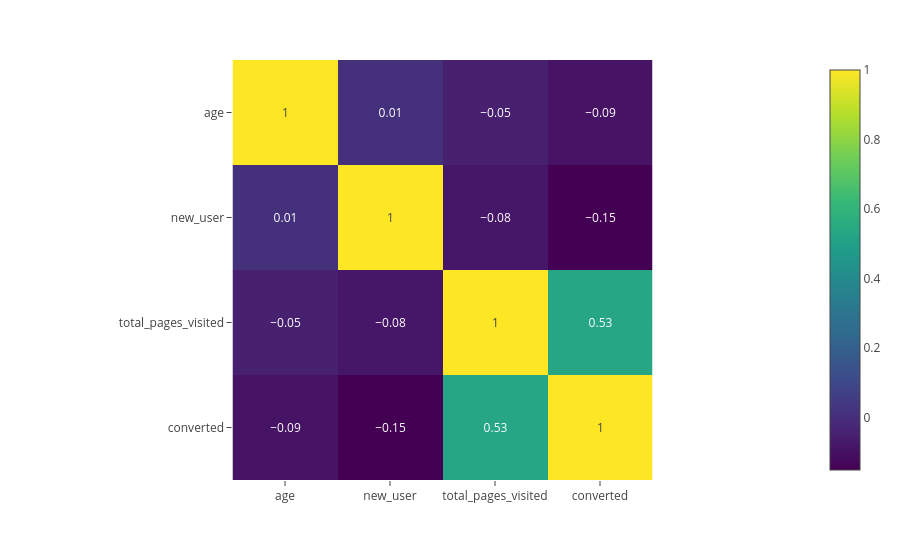

This figure's notebook cell:
### Markdown cell above
## Liens entre les variables et la conversion

Nous allons étudier la matrice de corrélation entre les différentes variables afin de repérer d'éventuels liens. 
Nous n'allons traiter que les variables numériques, et donc les variables catégorielles, telles que le pays ou la source, ne seront pas traitées dans cette matrice mais separement. Elle permet d'avoir un premier aperçu.

### Code cell
corr_matrix = data.corr(numeric_only=True).round(2)
fig = px.imshow(corr_matrix, text_auto=True)
fig.show()

### Figure 1 — Plotly figure (JSON) as saved in the notebook; plotly's stock layout.template omitted (floating-point values rounded to 4 significant figures)
{"data": [{"coloraxis": "coloraxis", "hovertemplate": "x: %{x}<br>y: %{y}<br>color: %{z}<extra></extra>", "name": "0", "texttemplate": "%{z}", "type": "heatmap", "x": ["age", "new_user", "total_pages_visited", "converted"], "xaxis": "x", "y": ["age", "new_user", "total_pages_visited", "converted"], "yaxis": "y", "z": [[1.0, 0.01, -0.05, -0.09], [0.01, 1.0, -0.08, -0.15], [-0.05, -0.08, 1.0, 0.53], [-0.09, -0.15, 0.53, 1.0]]}], "layout": {"coloraxis": {"colorscale": [[0, "#440154"], [0.1111, "#482878"], [0.2222, "#3e4989"], [0.3333, "#31688e"], [0.4444, "#26828e"], [0.5556, "#1f9e89"], [0.6667, "#35b779"], [0.7778, "#6ece58"], [0.8889, "#b5de2b"], [1, "#fde725"]]}, "margin": {"t": 60}, "xaxis": {"anchor": "y", "constrain": "domain", "domain": [0, 1], "scaleanchor": "y"}, "yaxis": {"anchor": "x", "autorange": "reversed", "constrain": "domain", "domain": [0, 1]}}}
